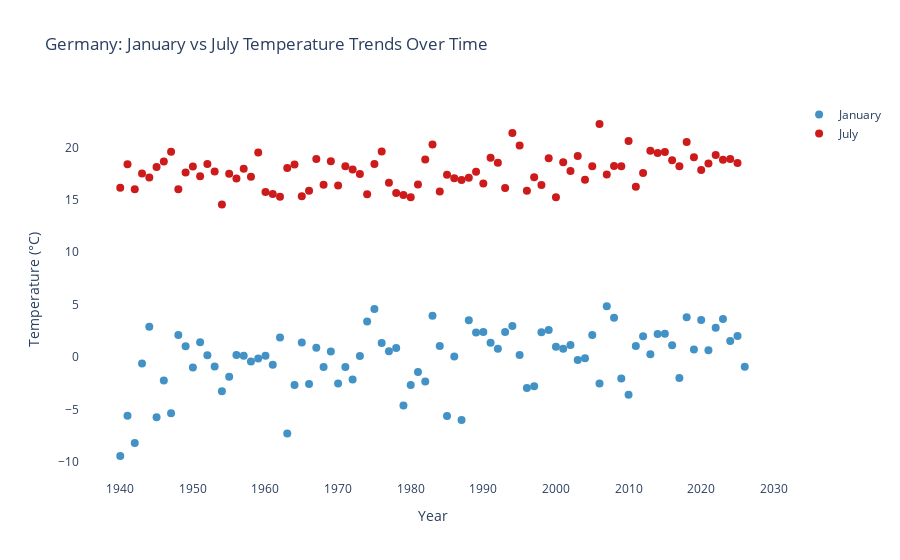

The notebook cell this image was saved under:
### Code cell
# Create marker plot comparing January vs July temperatures for Germany
fig = go.Figure()

# Filter January data
jan_data = df_de_filtered[df_de_filtered['month_number'] == 1]
# Filter July data
jul_data = df_de_filtered[df_de_filtered['month_number'] == 7]

# Add January markers
fig.add_trace(go.Scatter(
    x=jan_data['Year'],
    y=jan_data['Monthly average'],
    mode='markers',
    name='January',
    marker=dict(color='#4292c6', size=8)
))

# Add July markers
fig.add_trace(go.Scatter(
    x=jul_data['Year'],
    y=jul_data['Monthly average'],
    mode='markers',
    name='July',
    marker=dict(color='#cd1b1c', size=8)
))

fig.update_layout(
    title='Germany: January vs July Temperature Trends Over Time',
    xaxis_title='Year',
    yaxis_title='Temperature (°C)',
    plot_bgcolor='white',
    xaxis=dict(showgrid=False),
    yaxis=dict(showgrid=False)
)

fig.show()
